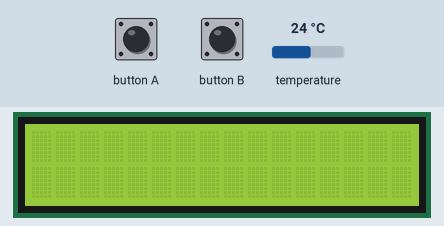
The program below on a simulated Calliope mini (MakeCode). Shown: 16×2 character LCD. The test bench sets the inputs (shaded band); at power-on: temperature 24 °C.

Above: at 1.2 s.
1.3 s: button A pressed for 0.15 s
At 1.8 s:
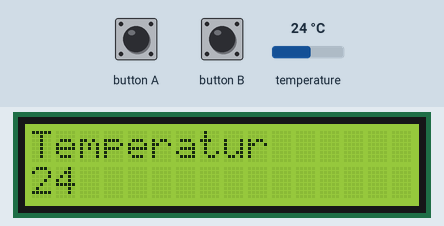
2.9 s: button B pressed for 0.15 s
At 3.6 s:
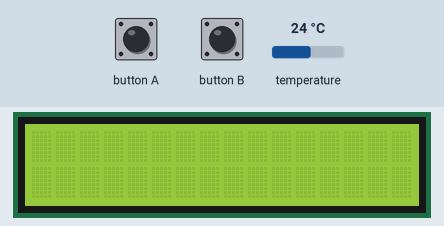
Timing chart, 0 to 5.9 s (numbered marks = the images above; inputs shaded):
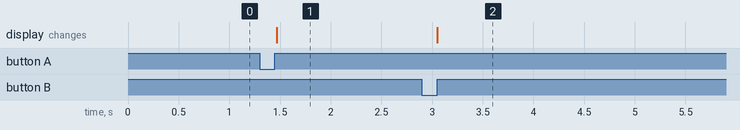

The program:

main.ts
```typescript
input.onButtonPressed(Button.A, function () {
    I2C_LCD1602.ShowString("Temperatur", 0, 0)
    I2C_LCD1602.ShowNumber(input.temperature(), 0, 1)
})
input.onButtonPressed(Button.B, function () {
    I2C_LCD1602.clear()
})
I2C_LCD1602.LcdInit(0)
I2C_LCD1602.on()
I2C_LCD1602.clear()
basic.forever(function () {

})
```

test.ts
```typescript
// Hier kann man Tests durchführen; diese Datei wird nicht kompiliert, wenn dieses Paket als Erweiterung verwendet wird.
```

Measured:
- after the input at 1.3 s, the display: changes after 0.17 s (image 1)
- after the input at 2.9 s, the display: changes after 0.15 s (image 2)
